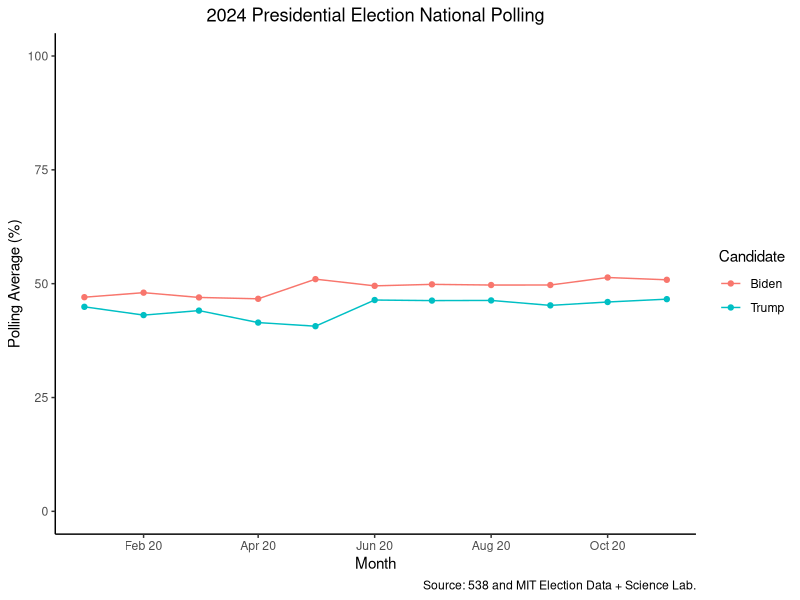
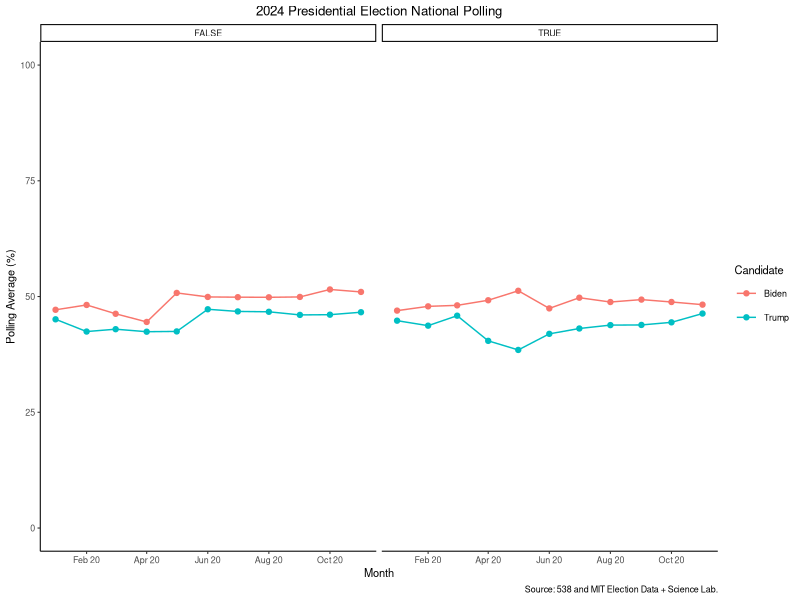
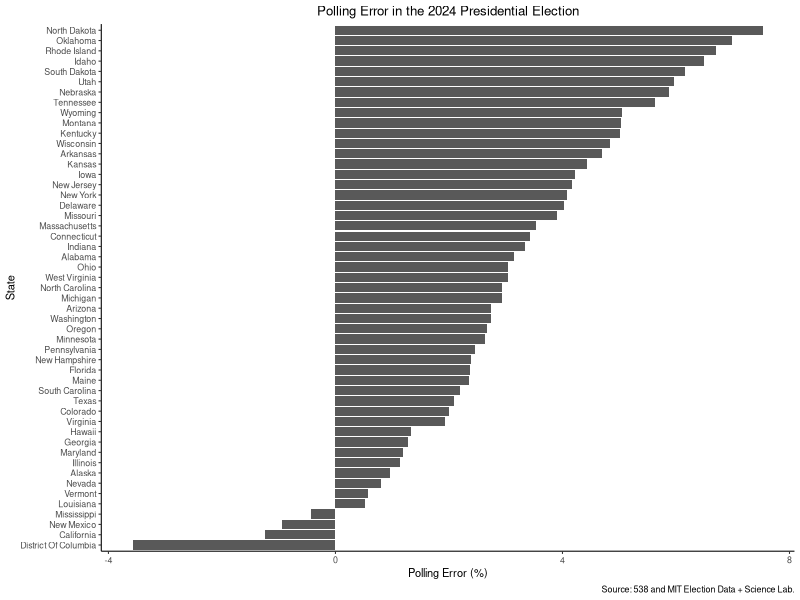

Recreate these plots in R, in order.
## ---- chunk 1
#| label: setup

library(tidyverse)
polls <- read_csv("presidential_polls_2020.csv")
## ---- chunk 2
polls |>
  filter(answer %in% c("Biden", "Trump") & numeric_grade >= 2 & !is.na(state)) |>
  pivot_wider(id_cols = c(end_date, question_id), names_from = answer, values_from = pct) |>
  separate_wider_delim(end_date, "/", names = c("month", "day", "year")) |>
  group_by(month, year) |>
  summarize(Biden = mean(Biden, na.rm = T),
            Trump = mean(Trump, na.rm = T)) |>
  mutate(date = str_c(year, month, sep = "-"),
         date = ym(date)) |>
  pivot_longer(c(Biden, Trump), names_to = "candidate", values_to = "pct") |>
  ggplot(aes(x = date, y = pct, color = candidate)) +
  geom_point() +
  geom_line() +
  scale_x_date(date_breaks = "2 months", date_labels = "%b %y") +
  scale_y_continuous(limits = c(0,100)) +
  labs(x = "Month",
       y = "Polling Average (%)",
       color = "Candidate",
       title = "2024 Presidential Election National Polling",
       caption = "Source: 538 and MIT Election Data + Science Lab.") +
  theme_classic() +
  theme(plot.title = element_text(hjust = .5))
## ---- chunk 3
polls |>
  filter(answer %in% c("Biden", "Trump") & numeric_grade >= 2 & !is.na(state)) |>
  pivot_wider(names_from = answer, values_from = pct) |>
  separate_wider_delim(end_date, "/", names = c("month", "day", "year")) |>
  mutate(live = str_detect(methodology, "Live Phone")) |>
  group_by(month, year, live) |>
  summarize(Biden = mean(Biden, na.rm = T),
            Trump = mean(Trump, na.rm = T)) |>
  mutate(date = str_c(year, month, sep = "-"),
         date = ym(date)) |>
  pivot_longer(c(Biden, Trump), names_to = "candidate", values_to = "pct") |>
  ggplot(aes(x = date, y = pct, color = candidate)) +
  geom_point() +
  geom_line() +
  scale_x_date(date_breaks = "2 months", date_labels = "%b %y") +
  scale_y_continuous(limits = c(0,100)) +
  labs(x = "Month",
       y = "Polling Average (%)",
       color = "Candidate",
       title = "2024 Presidential Election National Polling",
       caption = "Source: 538 and MIT Election Data + Science Lab.") +
  theme_classic(base_size = 8) +
  theme(plot.title = element_text(hjust = .5)) +
  facet_wrap(~ live)
## ---- chunk 4
#| output: asis
#| echo: false

writeLines("> Polls with live phone interviews were better at capturing late movement towards Trump than non-live phone interview polls.")
## ---- chunk 5
elec <- read_csv("2020-president.csv")
elec <- elec |>
  filter(candidate_name == "Biden") |>
  mutate(two_party_vote = two_party_vote*100)

polls |>
  mutate(date = mdy(end_date)) |>
  filter(answer %in% c("Biden", "Trump") &
           numeric_grade >= 2 &
           date >= mdy("10-15-2020") &
           !is.na(state)) |>
  pivot_wider(names_from = answer, values_from = pct) |>
  mutate(BidenShare = Biden/(Biden+Trump)*100,
         state = str_to_upper(state)) |>
  group_by(state) |>
  summarize(BidenTwoParty = mean(BidenShare, na.rm = T)) |>
  inner_join(elec) |>
  mutate(difference = BidenTwoParty - two_party_vote,
         state = str_to_title(state),
         state = fct(state),
         state = fct_reorder(state, difference)) |>
  ggplot() +
  geom_col(aes(y = state, x = difference)) +
  labs(x = "Polling Error (%)",
       y = "State",
       title = "Polling Error in the 2024 Presidential Election",
       caption = "Source: 538 and MIT Election Data + Science Lab.") +
  theme_classic(base_size = 8) +
  theme(plot.title = element_text(hjust = .5))
## ---- chunk 6
#| output: asis
#| echo: false

writeLines("> Some of the largest polling errors were in states that are not competitive, meaning that there probably was not much polling in those states. However, most states have a polling error which overestimates Biden's vote share, suggesting a general pattern in 2020 election polling to overestimate Biden.")
